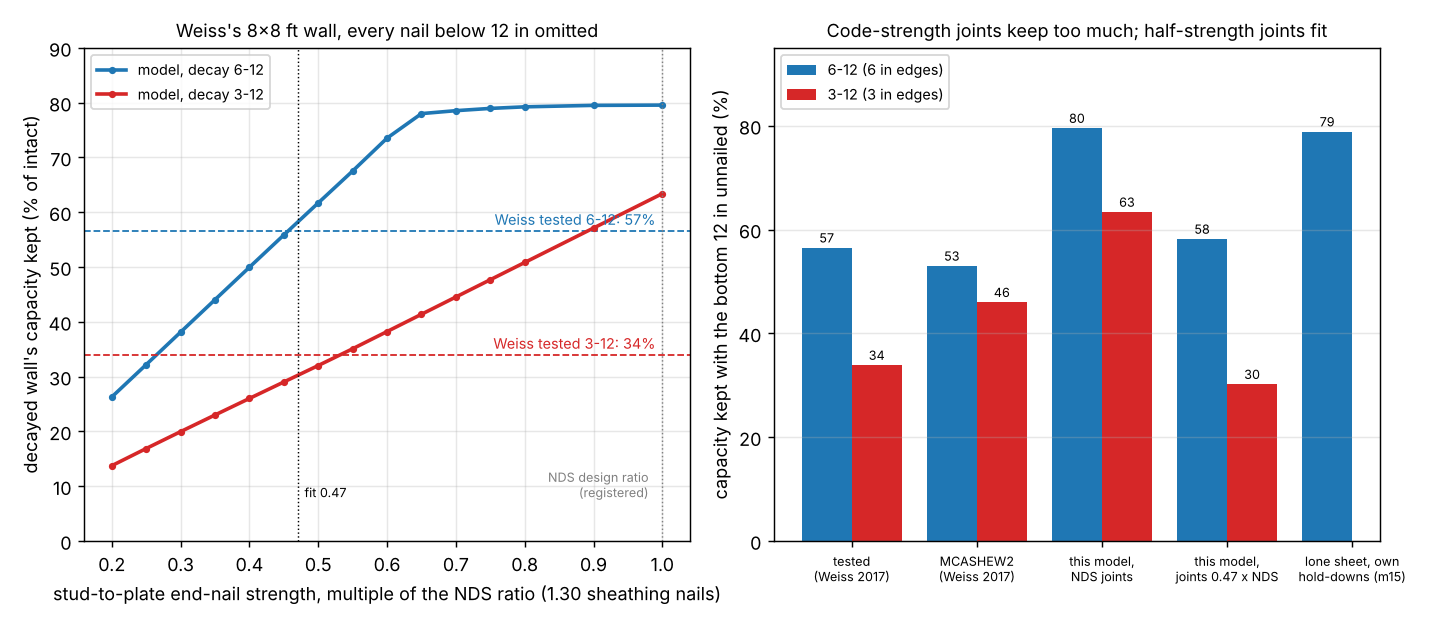

Write the Python code that produced this figure.
"""Figure for milestone 17: python experiments/m17_weiss_wall/figure.py (reads results.json)."""
import json
import os

import matplotlib
matplotlib.use("Agg")
import matplotlib.pyplot as plt  # noqa: E402
import numpy as np  # noqa: E402

HERE = os.path.dirname(os.path.abspath(__file__))
R = json.load(open(os.path.join(HERE, "results.json")))
A, D, F = R["A"], R["D"], R["F"]

fig, (a, b) = plt.subplots(1, 2, figsize=(11, 4.8))
fs = sorted(float(f) for f in F["grid"])
for e, col in (("6.0", "C0"), ("3.0", "C3")):
    kept = [F["grid"][str(f) if str(f) in F["grid"] else repr(f)][e][1] / F["grid"][str(f)][e][0] * 100 for f in fs]
    lab = f"{int(float(e))}-12"
    a.plot(fs, kept, color=col, lw=2, marker="o", ms=3, label=f"model, decay {lab}")
    t = A["kept"][str(int(float(e)))] * 100
    a.axhline(t, color=col, ls="--", lw=1)
    a.text(0.99, t + 1.2, f"Weiss tested {lab}: {t:.0f}%", color=col, fontsize=8, ha="right")
a.axvline(1.0, color="grey", lw=0.8, ls=":")
a.text(0.98, 8, "NDS design ratio\n(registered)", fontsize=7, ha="right", color="grey")
a.axvline(F["fit"], color="k", lw=0.8, ls=":")
a.text(F["fit"] + 0.01, 8, f"fit {F['fit']:.2f}", fontsize=7)
a.set_xlabel("stud-to-plate end-nail strength, multiple of the NDS ratio (1.30 sheathing nails)")
a.set_ylabel("decayed wall's capacity kept (% of intact)")
a.set_ylim(0, 90)
a.set_title("Weiss's 8x8 ft wall, every nail below 12 in omitted", fontsize=10)
a.legend(fontsize=8, loc="upper left")
a.grid(alpha=0.3)

labels = ["tested\n(Weiss 2017)", "MCASHEW2\n(Weiss 2017)", "this model,\nNDS joints", f"this model,\njoints {F['fit']:.2f} x NDS",
          "lone sheet, own\nhold-downs (m15)"]
v6 = [A["kept"]["6"], A["mcashew"]["6"], D["kept"]["6"], F["fit_kept"]["6.0"], D["lone_sheet_kept"]]
v3 = [A["kept"]["3"], A["mcashew"]["3"], D["kept"]["3"], F["fit_kept"]["3.0"], np.nan]
x = np.arange(len(labels))
b.bar(x - 0.2, np.array(v6) * 100, 0.4, color="C0", label="6-12 (6 in edges)")
b.bar(x + 0.2, np.array(v3) * 100, 0.4, color="C3", label="3-12 (3 in edges)")
for i in range(len(labels)):
    b.text(x[i] - 0.2, v6[i] * 100 + 1, f"{v6[i] * 100:.0f}", ha="center", fontsize=7)
    if not np.isnan(v3[i]):
        b.text(x[i] + 0.2, v3[i] * 100 + 1, f"{v3[i] * 100:.0f}", ha="center", fontsize=7)
b.set_xticks(x)
b.set_xticklabels(labels, fontsize=7)
b.set_ylabel("capacity kept with the bottom 12 in unnailed (%)")
b.set_ylim(0, 95)
b.set_title("Code-strength joints keep too much; half-strength joints fit", fontsize=10)
b.legend(fontsize=8)
b.grid(alpha=0.3, axis="y")

fig.tight_layout()
fig.savefig(os.path.join(HERE, "figure.png"), dpi=130)
print("wrote figure.png")
